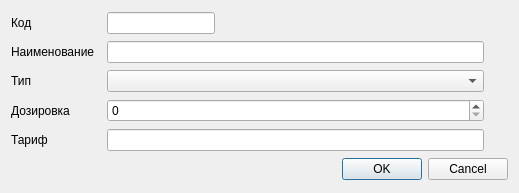
<?xml version="1.0" encoding="UTF-8"?>
<ui version="4.0">
 <class>Dialog</class>
 <widget class="QDialog" name="Dialog">
  <property name="geometry">
   <rect>
    <x>0</x>
    <y>0</y>
    <width>519</width>
    <height>193</height>
   </rect>
  </property>
  <property name="windowTitle">
   <string>Питательные средства</string>
  </property>
  <layout class="QGridLayout" name="gridLayout">
   <item row="1" column="0">
    <widget class="QLabel" name="label">
     <property name="text">
      <string>Код</string>
     </property>
    </widget>
   </item>
   <item row="6" column="0" colspan="7">
    <widget class="QDialogButtonBox" name="buttonBox">
     <property name="orientation">
      <enum>Qt::Horizontal</enum>
     </property>
     <property name="standardButtons">
      <set>QDialogButtonBox::Cancel|QDialogButtonBox::Ok</set>
     </property>
    </widget>
   </item>
   <item row="2" column="2">
    <widget class="QLineEdit" name="edtName"/>
   </item>
   <item row="2" column="0">
    <widget class="QLabel" name="label_2">
     <property name="text">
      <string>Наименование</string>
     </property>
    </widget>
   </item>
   <item row="1" column="2">
    <layout class="QHBoxLayout" name="horizontalLayout">
     <property name="rightMargin">
      <number>0</number>
     </property>
     <item>
      <widget class="QLineEdit" name="edtCode">
       <property name="sizePolicy">
        <sizepolicy hsizetype="Fixed" vsizetype="Fixed">
         <horstretch>0</horstretch>
         <verstretch>0</verstretch>
        </sizepolicy>
       </property>
       <property name="minimumSize">
        <size>
         <width>100</width>
         <height>0</height>
        </size>
       </property>
      </widget>
     </item>
     <item>
      <spacer name="horizontalSpacer">
       <property name="orientation">
        <enum>Qt::Horizontal</enum>
       </property>
       <property name="sizeHint" stdset="0">
        <size>
         <width>40</width>
         <height>20</height>
        </size>
       </property>
      </spacer>
     </item>
    </layout>
   </item>
   <item row="3" column="0">
    <widget class="QLabel" name="label_3">
     <property name="text">
      <string>Тип</string>
     </property>
    </widget>
   </item>
   <item row="4" column="0">
    <widget class="QLabel" name="label_4">
     <property name="text">
      <string>Дозировка</string>
     </property>
    </widget>
   </item>
   <item row="5" column="0">
    <widget class="QLabel" name="label_5">
     <property name="text">
      <string>Тариф</string>
     </property>
    </widget>
   </item>
   <item row="4" column="2">
    <widget class="QSpinBox" name="spinBox">
     <property name="maximum">
      <number>10000</number>
     </property>
    </widget>
   </item>
   <item row="3" column="2">
    <widget class="CRBComboBox" name="cmbType"/>
   </item>
   <item row="5" column="2">
    <widget class="QLineEdit" name="edtTariff"/>
   </item>
  </layout>
 </widget>
 <customwidgets>
  <customwidget>
   <class>CRBComboBox</class>
   <extends>QComboBox</extends>
   <header>library/crbcombobox.h</header>
  </customwidget>
 </customwidgets>
 <tabstops>
  <tabstop>edtCode</tabstop>
  <tabstop>edtName</tabstop>
  <tabstop>cmbType</tabstop>
  <tabstop>spinBox</tabstop>
  <tabstop>edtTariff</tabstop>
  <tabstop>buttonBox</tabstop>
 </tabstops>
 <resources/>
 <connections>
  <connection>
   <sender>buttonBox</sender>
   <signal>accepted()</signal>
   <receiver>Dialog</receiver>
   <slot>accept()</slot>
   <hints>
    <hint type="sourcelabel">
     <x>248</x>
     <y>254</y>
    </hint>
    <hint type="destinationlabel">
     <x>157</x>
     <y>274</y>
    </hint>
   </hints>
  </connection>
  <connection>
   <sender>buttonBox</sender>
   <signal>rejected()</signal>
   <receiver>Dialog</receiver>
   <slot>reject()</slot>
   <hints>
    <hint type="sourcelabel">
     <x>316</x>
     <y>260</y>
    </hint>
    <hint type="destinationlabel">
     <x>286</x>
     <y>274</y>
    </hint>
   </hints>
  </connection>
 </connections>
</ui>
